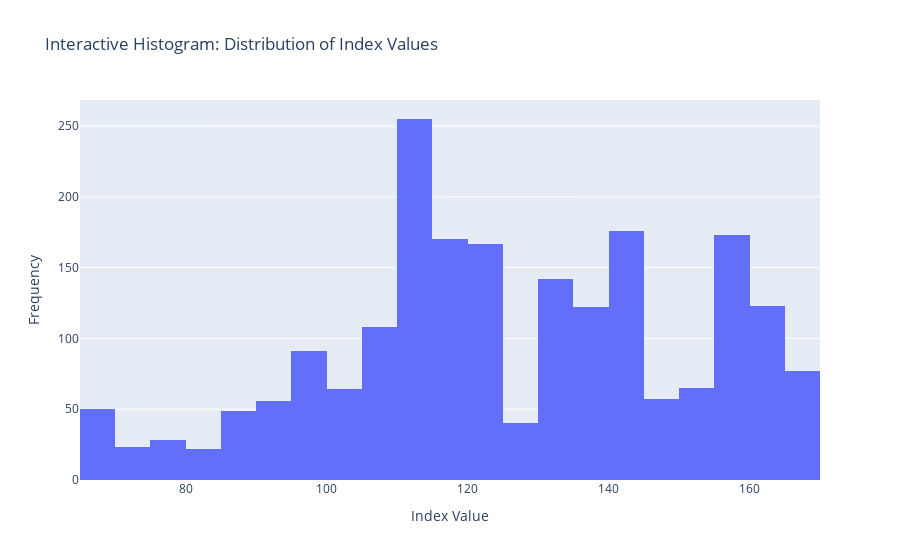
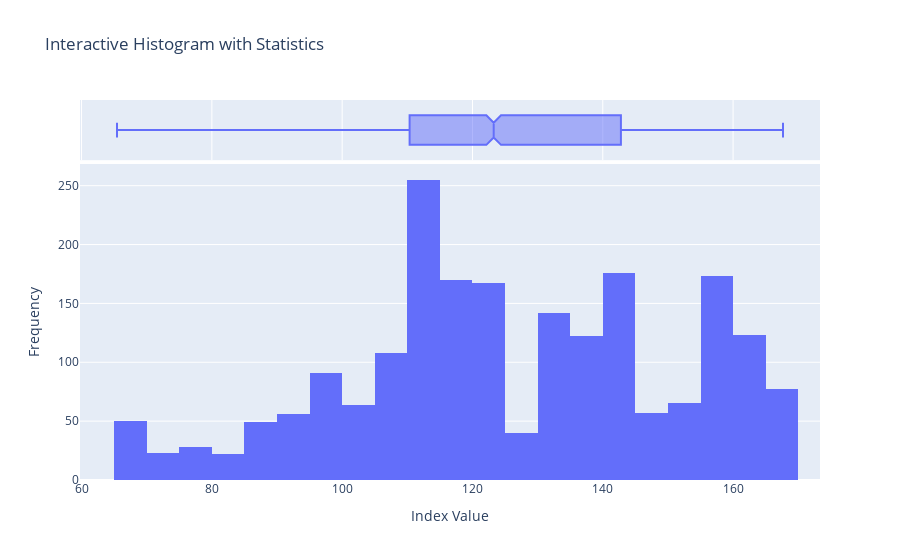

The code cell stored with these charts, in order, in its notebook:
### Code cell
# Create interactive histogram using Plotly (if you want interactive features)
print("=== Interactive Histogram with Plotly ===")

# Basic interactive histogram
fig = px.histogram(df_cleaned, x='value', nbins=30, 
                   title='Interactive Histogram: Distribution of Index Values',
                   labels={'value': 'Index Value', 'count': 'Frequency'})

fig.update_layout(
    xaxis_title="Index Value",
    yaxis_title="Frequency",
    font=dict(size=12)
)

fig.show()

# Interactive histogram with hover information
fig2 = px.histogram(df_cleaned, x='value', nbins=40,
                    title='Interactive Histogram with Statistics',
                    labels={'value': 'Index Value', 'count': 'Frequency'},
                    marginal="box")  # Adds a box plot on the side

fig2.update_layout(
    xaxis_title="Index Value",
    yaxis_title="Frequency",
    font=dict(size=12)
)

fig2.show()

print("Histogram analysis complete! These plots will help you understand:")
print("1. The overall distribution of your data")
print("2. Whether the data is normally distributed, skewed, or has multiple peaks")
print("3. Any seasonal or yearly patterns in the distribution")
print("4. Outliers and extreme values")
print("5. How the distribution varies across different categories")

### Figure 1 — Plotly figure (JSON) as saved in the notebook; plotly's stock layout.template omitted (floating-point values rounded to 4 significant figures; data arrays with more than 128 entries replaced by an {"elided": "..."} marker saying what was removed)
{"data": [{"bingroup": "x", "hovertemplate": "Index Value=%{x}<br>count=%{y}<extra></extra>", "legendgroup": "", "marker": {"color": "#636efa", "pattern": {"shape": ""}}, "name": "", "nbinsx": 30, "orientation": "v", "showlegend": false, "type": "histogram", "x": {"elided": "2058 float values"}, "xaxis": "x", "yaxis": "y"}], "layout": {"barmode": "relative", "font": {"size": 12}, "legend": {"tracegroupgap": 0}, "title": {"text": "Interactive Histogram: Distribution of Index Values"}, "xaxis": {"anchor": "y", "domain": [0, 1], "title": {"text": "Index Value"}}, "yaxis": {"anchor": "x", "domain": [0, 1], "title": {"text": "Frequency"}}}}

### Figure 2 — Plotly figure (JSON) as saved in the notebook; plotly's stock layout.template omitted (floating-point values rounded to 4 significant figures; data arrays with more than 128 entries replaced by an {"elided": "..."} marker saying what was removed)
{"data": [{"bingroup": "x", "hovertemplate": "Index Value=%{x}<br>count=%{y}<extra></extra>", "legendgroup": "", "marker": {"color": "#636efa", "pattern": {"shape": ""}}, "name": "", "nbinsx": 40, "orientation": "v", "showlegend": false, "type": "histogram", "x": {"elided": "2058 float values"}, "xaxis": "x", "yaxis": "y"}, {"hovertemplate": "Index Value=%{x}<extra></extra>", "legendgroup": "", "marker": {"color": "#636efa"}, "name": "", "notched": true, "showlegend": false, "type": "box", "x": {"elided": "2058 float values"}, "xaxis": "x2", "yaxis": "y2"}], "layout": {"barmode": "relative", "font": {"size": 12}, "legend": {"tracegroupgap": 0}, "title": {"text": "Interactive Histogram with Statistics"}, "xaxis": {"anchor": "y", "domain": [0, 1], "title": {"text": "Index Value"}}, "xaxis2": {"anchor": "y2", "domain": [0, 1], "matches": "x", "showgrid": true, "showticklabels": false}, "yaxis": {"anchor": "x", "domain": [0, 0.8316], "title": {"text": "Frequency"}}, "yaxis2": {"anchor": "x2", "domain": [0.8416, 1], "matches": "y2", "showgrid": false, "showline": false, "showticklabels": false, "ticks": ""}}}
